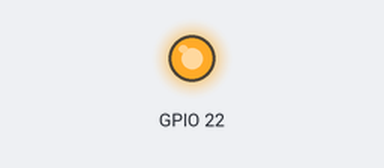
A sketch run on a simulated ESP32. On the bench: output pins drawn as LEDs (lit = HIGH). WiFi joins after 1.5 s; servers stay silent unless stated; uploads are accepted with an empty reply; what the sketch prints to the serial monitor is not drawn.

Above: at 0.01 s.
Timing chart, 0 to 1.6 s (numbered marks = the images above):
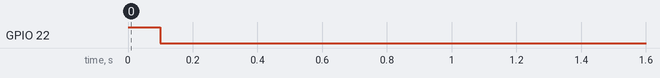

The sketch:

dns-web-client.ino
```cpp
/*
  Web client

 This sketch connects to a website (http://www.google.com)
 using an Arduino Wiznet Ethernet shield.

 Circuit:
 * Ethernet shield attached to pins 10, 11, 12, 13

 created 18 Dec 2009
 by David A. Mellis
 modified 9 Apr 2012
 by Tom Igoe, based on work by Adrian McEwen

 */

#include <Ethernet.h>

// Enter a MAC address for your controller below.
// Newer Ethernet shields have a MAC address printed on a sticker on the shield
byte mac[] = {0x00, 0xAA, 0xBB, 0xCC, 0xDE, 0x02};

// if you don't want to use DNS (and reduce your sketch size)
// use the numeric IP instead of the name for the server:
// IPAddress server(74,125,232,128);  // numeric IP for Google (no DNS)
char server[] = "www.google.com";  // name address for Google (using DNS)

// Set the static IP address to use if the DHCP fails to assign
IPAddress ip(192, 168, 2, 1);
IPAddress myDns(192, 168, 0, 1);

// Initialize the Ethernet client library
// with the IP address and port of the server
// that you want to connect to (port 80 is default for HTTP):
EthernetClient client;

// Variables to measure the speed
unsigned long beginMicros, endMicros;
unsigned long byteCount = 0;
bool printWebData = true;  // set to false for better speed measurement

void setup() {
  // You can use Ethernet.init(pin) to configure the CS pin
  // Ethernet.init(10);  // Most Arduino shields
  // Ethernet.init(5);   // MKR ETH shield
  // Ethernet.init(0);   // Teensy 2.0
  // Ethernet.init(20);  // Teensy++ 2.0
  // Ethernet.init(15);  // ESP8266 with Adafruit Featherwing Ethernet
  // Ethernet.init(33);  // ESP32 with Adafruit Featherwing Ethernet

  pinMode(22, OUTPUT);
  digitalWrite(22, 1);  //<-これでresetがONになる
  delay(100);
  digitalWrite(22, 0);  //<-resetをOFF
  delay(100);

  // Open serial communications and wait for port to open:
  Serial.begin(115200);
  while (!Serial) {
    ;  // wait for serial port to connect. Needed for native USB port only
  }

  // start the Ethernet connection:
  Serial.println("Initialize Ethernet with DHCP:");
  if (Ethernet.begin(mac) == 0) {
    Serial.println("Failed to configure Ethernet using DHCP");
    // Check for Ethernet hardware present
    if (Ethernet.hardwareStatus() == EthernetNoHardware) {
      Serial.println(
          "Ethernet shield was not found.  Sorry, can't run without hardware. "
          ":(");
      while (true) {
        delay(1);  // do nothing, no point running without Ethernet hardware
      }
    }
    if (Ethernet.linkStatus() == LinkOFF) {
      Serial.println("Ethernet cable is not connected.");
    }
    // try to congifure using IP address instead of DHCP:
    Ethernet.begin(mac, ip, myDns);
  } else {
    Serial.print("  DHCP assigned IP ");
    Serial.println(Ethernet.localIP());
  }
  // give the Ethernet shield a second to initialize:
  delay(2000);
  Serial.print("connecting to ");
  Serial.print(ip);
  Serial.println("...");

  // if you get a connection, report back via serial:
  if (client.connect(server, 80)) {
    Serial.print("connected to ");
    Serial.println(client.remoteIP());
    // Make a HTTP request:
    client.println("GET /search?q=arduino HTTP/1.1");
    client.println("Host: www.google.com");
    client.println("Connection: close");
    client.println();
  } else {
    // if you didn't get a connection to the server:
    Serial.println("connection failed");
  }
  beginMicros = micros();
}

void loop() {
  // if there are incoming bytes available
  // from the server, read them and print them:
  int len = client.available();
  if (len > 0) {
    byte buffer[80];
    if (len > 80) len = 80;
    client.read(buffer, len);
    if (printWebData) {
      Serial.write(buffer,
                   len);  // show in the serial monitor (slows some boards)
    }
    byteCount = byteCount + len;
  }

  // if the server's disconnected, stop the client:
  if (!client.connected()) {
    endMicros = micros();
    Serial.println();
    Serial.println("disconnecting.");
    client.stop();
    Serial.print("Received ");
    Serial.print(byteCount);
    Serial.print(" bytes in ");
    float seconds = (float)(endMicros - beginMicros) / 1000000.0;
    Serial.print(seconds, 4);
    float rate = (float)byteCount / seconds / 1000.0;
    Serial.print(", rate = ");
    Serial.print(rate);
    Serial.print(" kbytes/second");
    Serial.println();

    // do nothing forevermore:
    while (true) {
      delay(1);
    }
  }
}
```
